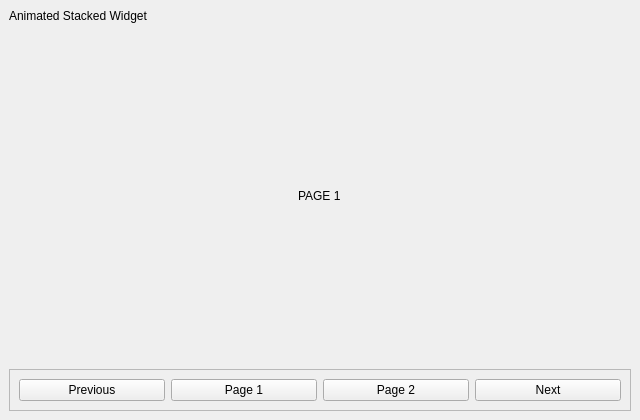
<?xml version="1.0" encoding="UTF-8"?>
<ui version="4.0">
 <class>MainWindow</class>
 <widget class="QMainWindow" name="MainWindow">
  <property name="geometry">
   <rect>
    <x>0</x>
    <y>0</y>
    <width>640</width>
    <height>420</height>
   </rect>
  </property>
  <property name="windowTitle">
   <string>QCustomQStackedWidget Showcase</string>
  </property>
  <widget class="QWidget" name="centralwidget">
   <layout class="QVBoxLayout" name="verticalLayout">
    <property name="spacing">16</property>
    <property name="leftMargin">20</property>
    <property name="topMargin">20</property>
    <property name="rightMargin">20</property>
    <property name="bottomMargin">20</property>
    <item>
     <widget class="QLabel" name="titleLabel">
      <property name="text">
       <string>Animated Stacked Widget</string>
      </property>
     </widget>
    </item>
    <item>
     <widget class="QCustomQStackedWidget" name="myStackedWidget">
      <widget class="QWidget" name="page">
       <layout class="QVBoxLayout" name="pageLayout">
        <item alignment="Qt::AlignHCenter|Qt::AlignVCenter">
         <widget class="QLabel" name="label">
          <property name="text">
           <string>PAGE 1</string>
          </property>
         </widget>
        </item>
       </layout>
      </widget>
      <widget class="QWidget" name="page_2">
       <layout class="QVBoxLayout" name="page2Layout">
        <item alignment="Qt::AlignHCenter|Qt::AlignVCenter">
         <widget class="QLabel" name="label_2">
          <property name="text">
           <string>PAGE 2</string>
          </property>
         </widget>
        </item>
       </layout>
      </widget>
      <widget class="QWidget" name="page_3">
       <layout class="QVBoxLayout" name="page3Layout">
        <item alignment="Qt::AlignHCenter|Qt::AlignVCenter">
         <widget class="QLabel" name="label_3">
          <property name="text">
           <string>PAGE 3</string>
          </property>
         </widget>
        </item>
       </layout>
      </widget>
     </widget>
    </item>
    <item>
     <widget class="QFrame" name="frame">
      <property name="frameShape">
       <enum>QFrame::StyledPanel</enum>
      </property>
      <property name="frameShadow">
       <enum>QFrame::Raised</enum>
      </property>
      <layout class="QHBoxLayout" name="horizontalLayout">
       <property name="spacing">12</property>
       <item>
        <widget class="QPushButton" name="prev">
         <property name="text">
          <string>Previous</string>
         </property>
        </widget>
       </item>
       <item>
        <widget class="QPushButton" name="page1">
         <property name="text">
          <string>Page 1</string>
         </property>
        </widget>
       </item>
       <item>
        <widget class="QPushButton" name="page2">
         <property name="text">
          <string>Page 2</string>
         </property>
        </widget>
       </item>
       <item>
        <widget class="QPushButton" name="nxt">
         <property name="text">
          <string>Next</string>
         </property>
        </widget>
       </item>
      </layout>
     </widget>
    </item>
   </layout>
  </widget>
 </widget>
 <customwidgets>
  <customwidget>
   <class>QCustomQStackedWidget</class>
   <extends>QStackedWidget</extends>
   <header location="global">Custom_Widgets.QCustomQStackedWidget.h</header>
   <container>1</container>
  </customwidget>
 </customwidgets>
 <resources/>
 <connections/>
</ui>
